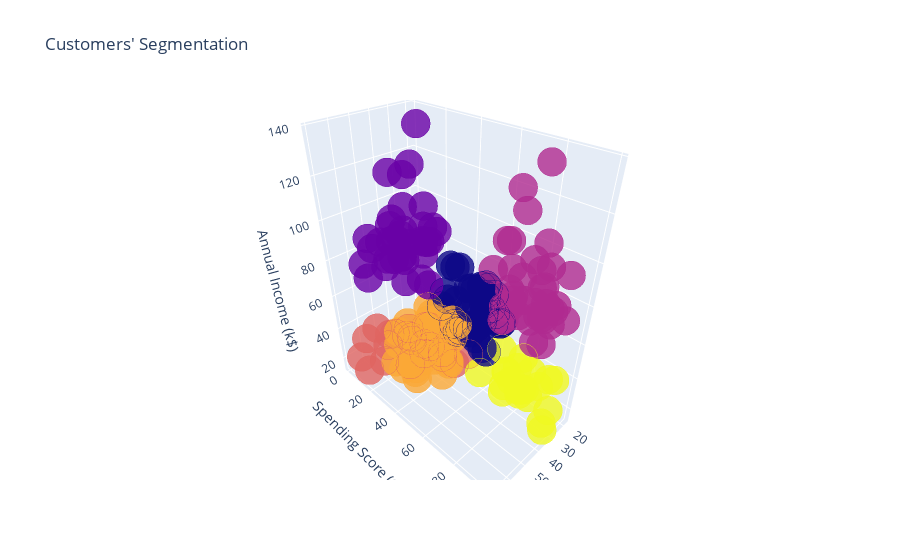

The code cell stored with this chart in its notebook:
### Code cell
import plotly.graph_objs as go
import plotly as py
py.offline.init_notebook_mode(connected = True)
df1['cluster_id'] =  kmeans.labels_
trace1 = go.Scatter3d(
    x = df1['Age'],
    y = df1['Spending_Score'],
    z = df1['Annual_Income'],
    mode ='markers',
    marker = dict(color = df1['cluster_id'], size = 10, line = dict(color= df1['cluster_id'], width= 8), opacity = 0.8))
data = [trace1]
layout = go.Layout(title= 'Customers\' Segmentation', scene = dict(xaxis = dict(title  = 'Age'),
                                                   yaxis = dict(title  = 'Spending Score (1-100)'),
                                                   zaxis = dict(title  = 'Annual Income (k$)')))
fig = go.Figure(data = data, layout=layout)
py.offline.iplot(fig)
plt.show()

### Figure 1 — Plotly figure (JSON) as saved in the notebook; plotly's stock layout.template omitted (floating-point values rounded to 4 significant figures; data arrays with more than 128 entries replaced by an {"elided": "..."} marker saying what was removed)
{"data": [{"marker": {"color": {"elided": "200 int values"}, "line": {"color": {"elided": "200 int values"}, "width": 8}, "opacity": 0.8, "size": 10}, "mode": "markers", "type": "scatter3d", "x": {"elided": "200 int values"}, "y": {"elided": "200 int values"}, "z": {"elided": "200 int values"}}], "layout": {"scene": {"xaxis": {"title": {"text": "Age"}}, "yaxis": {"title": {"text": "Spending Score (1-100)"}}, "zaxis": {"title": {"text": "Annual Income (k$)"}}}, "title": {"text": "Customers' Segmentation"}}}
